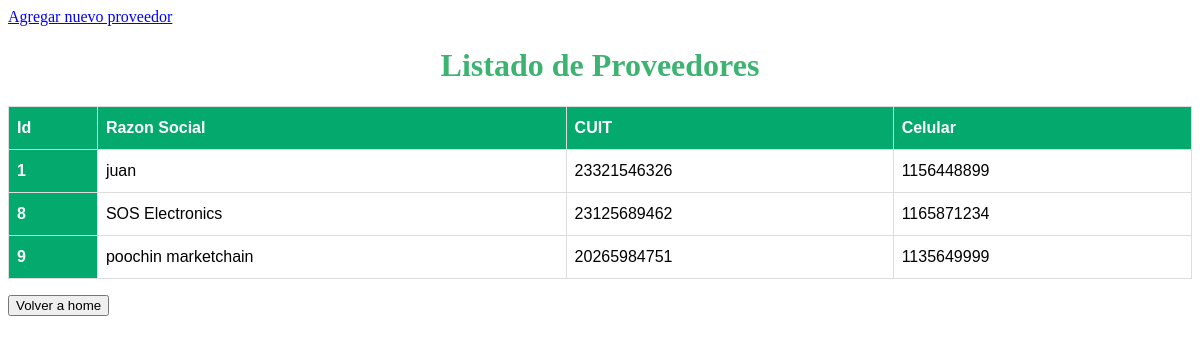
Page /lista_prov/ on the committed database.
### compra/models.py (models this page shows, shortened)
class Proveedor(models.Model):
    razonsoc=models.CharField(max_length=50)
    cuit=models.CharField(max_length=50)
    celular=models.CharField(max_length=11)

### compra/views.py (the view)
# urls.py: path('lista_prov/', views.lista_prov, name='lista_prov'),
def lista_prov(request):
    proveedor = Proveedor.objects.all()
    return render(request, 'lista_prov.html', {'proveedor': proveedor})

### compra/templates/lista_prov.html (shortened to what this page needs)
{% load static %}
<!DOCTYPE html>
<html lang="en">
<head>
    <link type="text/css" rel="stylesheet" href="{%static 'css/estilos.css'%}">
</head>
<body>
    <a style="color:blue" href="http://127.0.0.1:8000/formpv">Agregar nuevo proveedor</a>
    <h1 style="color:mediumseagreen" align="center">Listado de Proveedores</h1>
    {%if proveedor %}
        <table id="tabela" class="table table-dark table-striped-columns">
                <thead>
                  <tr>
                    <th scope="col">Id</th>
                    <th scope="col">Razon Social</th>
                    <th scope="col">CUIT</th>
                    <th scope="col">Celular</th>
                  </tr>
                </thead>
            {%for proveedor in proveedor%}
                    <tbody>
                        <tr>
                            <th scope="row">{{proveedor.id}}</th>
                            <td>{{proveedor.razonsoc}}</td>
                            <td>{{proveedor.cuit}}</td>
                            <td>{{proveedor.celular}}</td>
                        </tr>
                    </tbody>
            {%endfor%}
        </table>
    {%else%}
        <h2>no hay informacion de proveedores</h2>
    {%endif%}
      <a class="btn btn-link btn-sm" href="http://127.0.0.1:8000" role="button"><button>Volver a home</button></a>
</body>
</html>

### stock/static/css/estilos.css (style rules this page uses)
#tabela { font-family: Arial, Helvetica, sans-serif; border-collapse: collapse; width: 100%; }
#tabela td, #tabela th { border: 1px solid #ddd; padding: 8px; }
#tabela th { padding-top: 12px; padding-bottom: 12px; text-align: left; background-color: #04AA6D; color: white; }

### rows in the picture
Proveedor: id "1", razonsoc "juan", cuit "23321546326", celular "1156448899"
Proveedor: id "8", razonsoc "SOS Electronics", cuit "23125689462", celular "1165871234"
Proveedor: id "9", razonsoc "poochin marketchain", cuit "20265984751", celular "1135649999"
